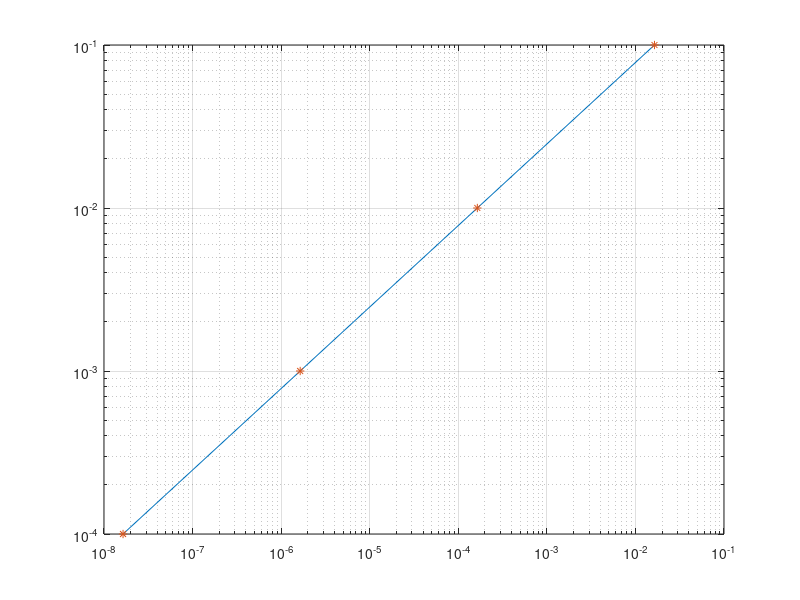

This figure's MATLAB source:
% f(x) = tan(x)
% f(x+h) = f(x) + hf'(x) + (1/2!)h^2f"(x) + O(h^3)
% evaluate at x = 1

% truncation error = (1/3)*h^2*f"'(?)
% f"'(?) = -2 (-2+cos(2?)) sec^4(?)

y = zeros(1, 4);    % approimate values at tan(1)
e = zeros(1, 4);    % error values
h = [0.1, 0.01, 0.001, 0.0001];

% let ? = 0.5
xi = 0.5;
for i = 1 : 4
    y(i) = tan(1) + h(i)*sec(1) + 0.5*(h(i)).^(2)*2*tan(1)*(sec(1)).^2;
    e(i) = (1/3)*h(i).^2*-2*(-2+cos(2*xi))*sec(xi).^4;
end

loglog(e, h);
hold on;
loglog(e, h, '*');
grid;